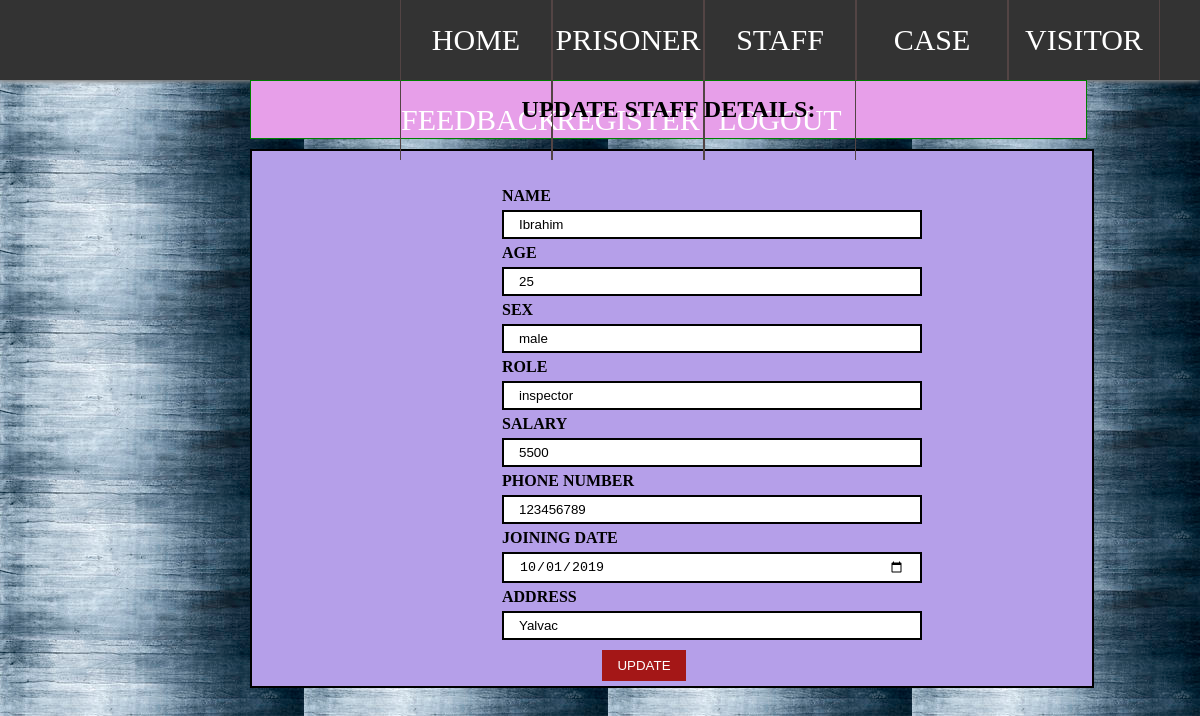
The app's page /updateStaff.php?edit=2 with its own data.
### tables this page shows
CREATE TABLE `staff` (
  `SID` int(11) NOT NULL,
  `SNAME` varchar(30) NOT NULL,
  `AGE` int(11) NOT NULL,
  `SEX` varchar(6) NOT NULL,
  `ROLE` varchar(30) NOT NULL,
  `PHONENO` bigint(20) NOT NULL,
  `JOINDATE` date NOT NULL,
  `ADDRESS` text NOT NULL,
  `SALARY` int(11) NOT NULL
);

### updateStaff.php (the view, shortened to what this page needs)
<!DOCTYPE html>
<html>
<body>
<body background="images/editbg.jpg">
<?php
	require 'conn.php';
include 'index.php';
	if( isset($_GET["edit"]) )
	{
		$id = $_GET["edit"];
		$res= mysqli_query($conn,"SELECT * FROM staff WHERE SID='$id'");
		$row= mysqli_fetch_assoc($res);
	}
?>
<h2>UPDATE STAFF DETAILS:</h2>
<form action="updateStaff.php" method="POST">
 <div class="container">
  <br><br><label><b>NAME</b></label> <br>
  <input type="text" name="newName" value="<?php echo $row['SNAME']; ?>">
	<br>
		<label><b>AGE</b></label> <br>
    <input type="text" name="newAge" value="<?php echo $row['AGE']; ?>">
	<br>
	<label><b>SEX</b></label> <br>
    <input type="text" name="newSex" value="<?php echo $row['SEX']; ?>">
	<br>
		<label><b>ROLE</b></label> <br>
    <input type="text" name="newRole" value="<?php echo $row['ROLE']; ?>">
<br>
	<label><b>SALARY</b></label> <br>
    <input type="text" name="newSalary" value="<?php echo $row['SALARY']; ?>">
<br>
		<label><b>PHONE NUMBER</b></label> <br>
    <input type="number" min="10" name="newPhone" value="<?php echo $row['PHONENO']; ?>">
<br>
		<label><b>JOINING DATE</b></label> <br>
    <input type="date" name="newJoin" value="<?php echo $row['JOINDATE']; ?>">
	<br>
		<label><b>ADDRESS</b></label> <br>
<input type="text" name="newAddress" value="<?php echo $row['ADDRESS']; ?>">
<br>
  <button type="submit" name="btn" value=submit>UPDATE</button>
    </div>
</form>
</body>
</html>

### updateStaff.php (style rules this page uses)
h2 { border:1px solid green; text-align: center; color: black; padding: 15px 1px; margin:0px 113px 10px 250px; background-color:#E79FE9; }
form { width: 70%; border: 2px solid black; background-color: #B59FE9; margin: 0px 113px 10px 250px; }
input[type=text], input[type=date], input[type=select],input[type=number] { width: 50%; padding: 5px 15px; margin: 5px 250px; display: inline-block; border: 2px solid black; box-sizing: border-box; }
label,select { margin: 5px 250px; }
button { text-align: center; background-color: #A41717; color: white; padding: 8px 15px; margin: 5px 350px ; border: none; cursor: pointer; width: 10%; }

### index.php (style rules this page uses)
* { margin: 0px; padding: 0px; }

### records on screen
staff: newName "Ibrahim", newAge "25", newSex "male", newRole "inspector", newSalary "5500", newPhone "123456789", newJoin "10/01/2019", newAddress "Yalvac"
